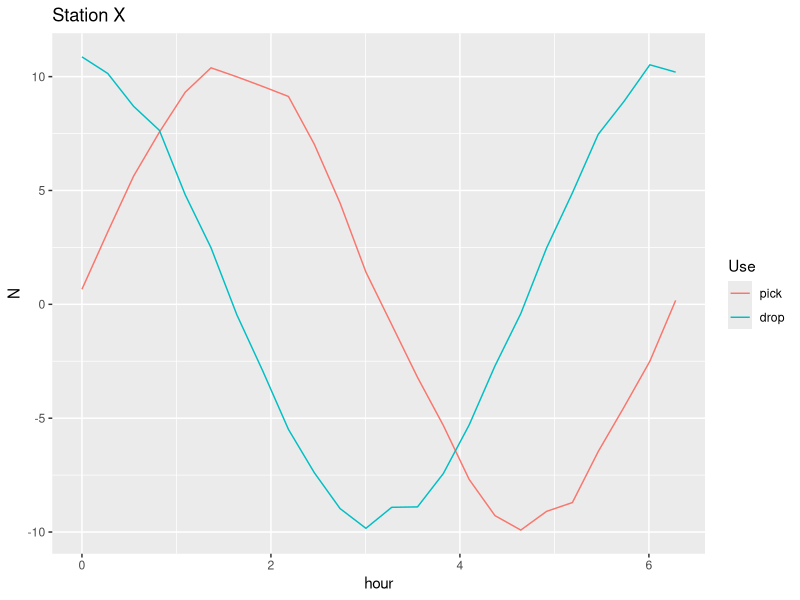

Write the R code that produced this figure.
## ---- chunk 1
library(dplyr)
library(reshape2)
library(ggplot2)
t <- seq(0, 2 * pi, length.out = 24)
pick <- sin(t) * 10 + runif(n=length(t))
drop <- cos(t) * 10 + runif(n=length(t))
dt <- data.frame(hour=t, pick=pick, drop=drop)
dtm <- melt(dt, id.vars='hour', variable.name='Use', value.name='N')
p <- ggplot(dtm, aes(x=hour, y=N, color=Use)) + geom_line() + ggtitle('Station X')
print(p)
